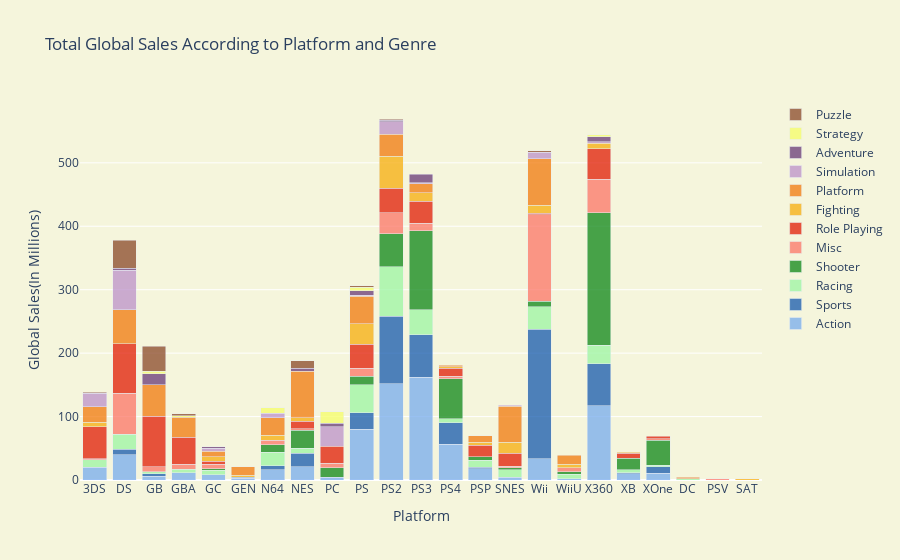

Notebook code for this chart:
### Code cell
trace1 = go.Bar(
    x=xaction.groupby("Platform")["Global_Sales"].sum().index,
    y=xaction.groupby("Platform")["Global_Sales"].sum().values,
    opacity=0.75,
    name = "Action",
    marker=dict(color="rgb(119,172,238)"))
trace2 = go.Bar(
    x=xsports.groupby("Platform")["Global_Sales"].sum().index,
    y=xsports.groupby("Platform")["Global_Sales"].sum().values,
    opacity=0.75,
    name = "Sports",
    marker=dict(color='rgb(21,90,174)'))
trace3 = go.Bar(
    x=xrace.groupby("Platform")["Global_Sales"].sum().index,
    y=xrace.groupby("Platform")["Global_Sales"].sum().values,
    opacity=0.75,
    name = "Racing",
    marker=dict(color="rgb(156,245,163)"))
trace4 = go.Bar(
    x=xshooter.groupby("Platform")["Global_Sales"].sum().index,
    y=xshooter.groupby("Platform")["Global_Sales"].sum().values,
    opacity=0.75,
    name = "Shooter",
    marker=dict(color="rgb(14,135,23)"))
trace5 = go.Bar(
    x=xmisc.groupby("Platform")["Global_Sales"].sum().index,
    y=xmisc.groupby("Platform")["Global_Sales"].sum().values,
    opacity=0.75,
    name = "Misc",
    marker=dict(color='rgb(252,118,103)'))
trace6 = go.Bar(
    x=xrole.groupby("Platform")["Global_Sales"].sum().index,
    y=xrole.groupby("Platform")["Global_Sales"].sum().values,
    opacity=0.75,
    name = "Role Playing",
    marker=dict(color="rgb(226,28,5)"))
trace7 = go.Bar(
    x=xfight.groupby("Platform")["Global_Sales"].sum().index,
    y=xfight.groupby("Platform")["Global_Sales"].sum().values,
    opacity=0.75,
    name = "Fighting",
    marker=dict(color="rgb(247,173,13)"))
trace8 = go.Bar(
    x=xplatform.groupby("Platform")["Global_Sales"].sum().index,
    y=xplatform.groupby("Platform")["Global_Sales"].sum().values,
    opacity=0.75,
    name = "Platform",
    marker=dict(color="rgb(242,122,13)"))
trace9 = go.Bar(
    x=xsimulation.groupby("Platform")["Global_Sales"].sum().index,
    y=xsimulation.groupby("Platform")["Global_Sales"].sum().values,
    opacity=0.75,
    name = "Simulation",
    marker=dict(color="rgb(188,145,202)"))
trace10 = go.Bar(
    x=xadventure.groupby("Platform")["Global_Sales"].sum().index,
    y=xadventure.groupby("Platform")["Global_Sales"].sum().values,
    opacity=0.75,
    name = "Adventure",
    marker=dict(color='rgb(104,57,119)'))
trace11 = go.Bar(
    x=xstrategy.groupby("Platform")["Global_Sales"].sum().index,
    y=xstrategy.groupby("Platform")["Global_Sales"].sum().values,
    opacity=0.75,
    name = "Strategy",
    marker=dict(color='rgb(245,253,104)'))
trace12 = go.Bar(
    x=xpuzzle.groupby("Platform")["Global_Sales"].sum().index,
    y=xpuzzle.groupby("Platform")["Global_Sales"].sum().values,
    opacity=0.75,
    name = "Puzzle",
    marker=dict(color='rgb(138,72,40)'))

data = [trace1, trace2,trace3,trace4,trace5,trace6,trace7,trace8,trace9,trace10,trace11,trace12]
layout = go.Layout(barmode='stack',
                   title='Total Global Sales According to Platform and Genre',
                   xaxis=dict(title='Platform'),
                   yaxis=dict( title='Global Sales(In Millions)'),
                   paper_bgcolor='beige',
                   plot_bgcolor='beige'
)
fig = go.Figure(data=data, layout=layout)
iplot(fig)

### Figure 1 — Plotly figure (JSON) as saved in the notebook; plotly's stock layout.template omitted (floating-point values rounded to 4 significant figures)
{"data": [{"marker": {"color": "rgb(119,172,238)"}, "name": "Action", "opacity": 0.75, "type": "bar", "x": ["3DS", "DS", "GB", "GBA", "GC", "GEN", "N64", "NES", "PC", "PS", "PS2", "PS3", "PS4", "PSP", "SNES", "Wii", "WiiU", "X360", "XB", "XOne"], "y": [19.72, 39.71, 5.75, 11.33, 8.2, 2.6, 16.13, 20.99, 4.59, 79.72, 151.9, 162.2, 56.17, 18.08, 4.61, 33.17, 1.77, 116.8, 9.56, 10.75]}, {"marker": {"color": "rgb(21,90,174)"}, "name": "Sports", "opacity": 0.75, "type": "bar", "x": ["DS", "GB", "GEN", "N64", "NES", "PS", "PS2", "PS3", "PS4", "PSP", "Wii", "X360", "XB", "XOne"], "y": [8.66, 4.11, 2.05, 6.46, 21.19, 26.44, 106.6, 66.94, 34.23, 1.96, 204.2, 66.34, 1.86, 10.1]}, {"marker": {"color": "rgb(156,245,163)"}, "name": "Racing", "opacity": 0.75, "type": "bar", "x": ["3DS", "DC", "DS", "GB", "GBA", "GC", "N64", "NES", "PS", "PS2", "PS3", "PS4", "PSP", "SNES", "Wii", "WiiU", "X360", "XB", "XOne"], "y": [12.21, 1.81, 23.42, 3.41, 5.47, 6.95, 20.81, 8.26, 44.08, 77.85, 39.42, 6.28, 11.47, 11.61, 35.82, 6.96, 29.31, 4.4, 2.18]}, {"marker": {"color": "rgb(14,135,23)"}, "name": "Shooter", "opacity": 0.75, "type": "bar", "visible": true, "x": ["GC", "N64", "NES", "PC", "PS", "PS2", "PS3", "PS4", "PSP", "SNES", "Wii", "WiiU", "X360", "XB", "XOne"], "y": [2.82, 12.12, 28.31, 14.84, 12.98, 51.57, 124.6, 62.79, 4.79, 2.99, 8.79, 4.57, 209.1, 18.43, 39.36]}, {"marker": {"color": "rgb(252,118,103)"}, "name": "Misc", "opacity": 0.75, "type": "bar", "x": ["3DS", "DS", "GB", "GBA", "GC", "N64", "NES", "PC", "PS", "PS2", "PS3", "PS4", "PSV", "SNES", "Wii", "WiiU", "X360", "XOne"], "y": [1.85, 64.64, 7.5, 7.82, 6.6, 7.11, 2.14, 7.32, 13.2, 33.29, 11.88, 4.02, 2.25, 2.75, 136.2, 6.21, 52.26, 2.41]}, {"marker": {"color": "rgb(226,28,5)"}, "name": "Role Playing", "opacity": 0.75, "type": "bar", "x": ["3DS", "DS", "GB", "GBA", "GC", "NES", "PC", "PS", "PS2", "PS3", "PS4", "PSP", "SNES", "Wii", "X360", "XB", "XOne"], "y": [49.92, 78.76, 80.03, 42.72, 4.79, 12.07, 26.33, 37.5, 38.9, 34.39, 12.66, 18.21, 19.9, 2.25, 48.06, 7.71, 4.09]}, {"marker": {"color": "rgb(247,173,13)"}, "name": "Fighting", "opacity": 0.75, "type": "bar", "x": ["3DS", "GC", "GEN", "N64", "NES", "PS", "PS2", "PS3", "PS4", "PSP", "SAT", "SNES", "Wii", "WiiU", "X360", "XB"], "y": [7.45, 7.07, 2.67, 7.93, 5.42, 32.71, 50.02, 13.59, 2.7, 4.88, 1.93, 17.53, 13.04, 5.02, 9.06, 1.77]}, {"marker": {"color": "rgb(242,122,13)"}, "name": "Platform", "opacity": 0.75, "type": "bar", "x": ["3DS", "DC", "DS", "GB", "GBA", "GC", "GEN", "N64", "NES", "PS", "PS2", "PS3", "PS4", "PSP", "SNES", "Wii", "WiiU"], "y": [24.3, 2.42, 53.27, 49.61, 31.9, 8.87, 13.95, 27.29, 73.42, 43.14, 34.83, 13.81, 1.86, 10.57, 56.78, 73.25, 14.84]}, {"marker": {"color": "rgb(188,145,202)"}, "name": "Simulation", "opacity": 0.75, "type": "bar", "x": ["3DS", "DS", "GC", "N64", "PC", "PS", "PS2", "PS3", "SNES", "Wii", "X360"], "y": [21.03, 62.19, 5.05, 7.63, 31.07, 1.83, 19.81, 2.06, 1.98, 9.67, 2.33]}, {"marker": {"color": "rgb(104,57,119)"}, "name": "Adventure", "opacity": 0.75, "type": "bar", "x": ["DS", "GB", "GC", "NES", "PC", "PS", "PS2", "PS3", "X360"], "y": [3.16, 17.02, 1.87, 4.38, 5.24, 7.02, 2.25, 12.97, 8.27]}, {"marker": {"color": "rgb(245,253,104)"}, "name": "Strategy", "opacity": 0.75, "type": "bar", "x": ["GB", "GBA", "N64", "PC", "PS", "X360"], "y": [3.7, 2.07, 8.18, 18.45, 5.01, 2.63]}, {"marker": {"color": "rgb(138,72,40)"}, "name": "Puzzle", "opacity": 0.75, "type": "bar", "visible": true, "x": ["3DS", "DS", "GB", "GBA", "NES", "PS", "PS2", "Wii"], "y": [1.78, 44.27, 39.47, 2.94, 12.18, 2.4, 2.08, 2.92]}], "layout": {"autosize": true, "barmode": "stack", "paper_bgcolor": "beige", "plot_bgcolor": "beige", "title": {"text": "Total Global Sales According to Platform and Genre"}, "xaxis": {"autorange": true, "range": [-0.5, 22.5], "title": {"text": "Platform"}, "type": "category"}, "yaxis": {"autorange": true, "range": [0, 599.0], "title": {"text": "Global Sales(In Millions)"}, "type": "linear"}}}
